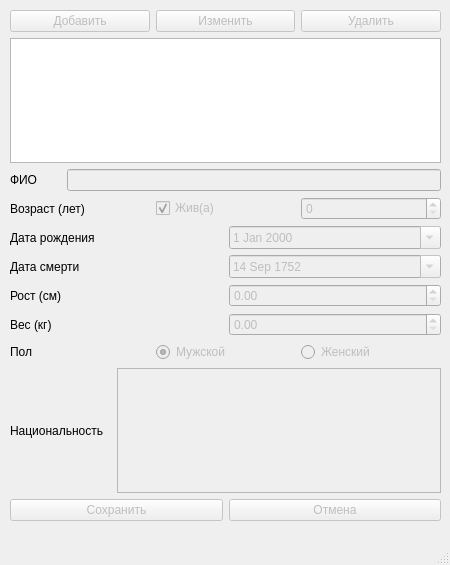
<?xml version="1.0" encoding="UTF-8"?>
<ui version="4.0">
 <class>MainWindow</class>
 <widget class="QMainWindow" name="MainWindow">
  <property name="geometry">
   <rect>
    <x>0</x>
    <y>0</y>
    <width>450</width>
    <height>565</height>
   </rect>
  </property>
  <property name="sizePolicy">
   <sizepolicy hsizetype="Fixed" vsizetype="Fixed">
    <horstretch>0</horstretch>
    <verstretch>0</verstretch>
   </sizepolicy>
  </property>
  <property name="minimumSize">
   <size>
    <width>450</width>
    <height>565</height>
   </size>
  </property>
  <property name="maximumSize">
   <size>
    <width>450</width>
    <height>565</height>
   </size>
  </property>
  <property name="windowTitle">
   <string>Картотека</string>
  </property>
  <widget class="QWidget" name="centralwidget">
   <widget class="QWidget" name="layoutWidget">
    <property name="geometry">
     <rect>
      <x>10</x>
      <y>10</y>
      <width>431</width>
      <height>511</height>
     </rect>
    </property>
    <layout class="QVBoxLayout" name="verticalLayout">
     <item>
      <layout class="QHBoxLayout" name="horizontalLayout_8">
       <item>
        <widget class="QPushButton" name="pushButton_new">
         <property name="enabled">
          <bool>false</bool>
         </property>
         <property name="text">
          <string>Добавить</string>
         </property>
        </widget>
       </item>
       <item>
        <widget class="QPushButton" name="pushButton_edit">
         <property name="enabled">
          <bool>false</bool>
         </property>
         <property name="text">
          <string>Изменить</string>
         </property>
        </widget>
       </item>
       <item>
        <widget class="QPushButton" name="pushButton_del">
         <property name="enabled">
          <bool>false</bool>
         </property>
         <property name="text">
          <string>Удалить</string>
         </property>
        </widget>
       </item>
      </layout>
     </item>
     <item>
      <widget class="QListWidget" name="listWidget_names"/>
     </item>
     <item>
      <layout class="QHBoxLayout" name="horizontalLayout">
       <item>
        <widget class="QLabel" name="label">
         <property name="minimumSize">
          <size>
           <width>51</width>
           <height>0</height>
          </size>
         </property>
         <property name="text">
          <string>ФИО</string>
         </property>
        </widget>
       </item>
       <item>
        <widget class="QLineEdit" name="lineEdit_name">
         <property name="enabled">
          <bool>false</bool>
         </property>
        </widget>
       </item>
      </layout>
     </item>
     <item>
      <layout class="QHBoxLayout" name="horizontalLayout_3">
       <item>
        <widget class="QLabel" name="label_3">
         <property name="minimumSize">
          <size>
           <width>51</width>
           <height>0</height>
          </size>
         </property>
         <property name="text">
          <string>Возраст (лет)</string>
         </property>
        </widget>
       </item>
       <item>
        <widget class="QCheckBox" name="checkBox_isAlive">
         <property name="enabled">
          <bool>false</bool>
         </property>
         <property name="text">
          <string>Жив(а)</string>
         </property>
         <property name="checked">
          <bool>true</bool>
         </property>
        </widget>
       </item>
       <item>
        <widget class="QSpinBox" name="spinBox_age">
         <property name="enabled">
          <bool>false</bool>
         </property>
         <property name="maximum">
          <number>200</number>
         </property>
        </widget>
       </item>
      </layout>
     </item>
     <item>
      <layout class="QHBoxLayout" name="horizontalLayout_6">
       <item>
        <widget class="QLabel" name="label_6">
         <property name="minimumSize">
          <size>
           <width>91</width>
           <height>0</height>
          </size>
         </property>
         <property name="text">
          <string>Дата рождения</string>
         </property>
        </widget>
       </item>
       <item>
        <widget class="QDateEdit" name="dateEdit_birth">
         <property name="enabled">
          <bool>false</bool>
         </property>
         <property name="frame">
          <bool>true</bool>
         </property>
         <property name="buttonSymbols">
          <enum>QAbstractSpinBox::UpDownArrows</enum>
         </property>
         <property name="showGroupSeparator" stdset="0">
          <bool>false</bool>
         </property>
         <property name="minimumDateTime">
          <datetime>
           <hour>0</hour>
           <minute>0</minute>
           <second>0</second>
           <year>1752</year>
           <month>9</month>
           <day>14</day>
          </datetime>
         </property>
         <property name="maximumTime">
          <time>
           <hour>22</hour>
           <minute>59</minute>
           <second>59</second>
          </time>
         </property>
         <property name="calendarPopup">
          <bool>true</bool>
         </property>
        </widget>
       </item>
      </layout>
     </item>
     <item>
      <layout class="QHBoxLayout" name="horizontalLayout_7">
       <item>
        <widget class="QLabel" name="label_7">
         <property name="minimumSize">
          <size>
           <width>91</width>
           <height>20</height>
          </size>
         </property>
         <property name="text">
          <string>Дата смерти</string>
         </property>
        </widget>
       </item>
       <item>
        <widget class="QDateEdit" name="dateEdit_death">
         <property name="enabled">
          <bool>false</bool>
         </property>
         <property name="wrapping">
          <bool>false</bool>
         </property>
         <property name="dateTime">
          <datetime>
           <hour>0</hour>
           <minute>0</minute>
           <second>0</second>
           <year>1752</year>
           <month>9</month>
           <day>14</day>
          </datetime>
         </property>
         <property name="calendarPopup">
          <bool>true</bool>
         </property>
        </widget>
       </item>
      </layout>
     </item>
     <item>
      <layout class="QHBoxLayout" name="horizontalLayout_2">
       <item>
        <widget class="QLabel" name="label_2">
         <property name="text">
          <string>Рост (см)</string>
         </property>
        </widget>
       </item>
       <item>
        <widget class="QDoubleSpinBox" name="doubleSpinBox_height">
         <property name="enabled">
          <bool>false</bool>
         </property>
         <property name="maximum">
          <double>300.000000000000000</double>
         </property>
        </widget>
       </item>
      </layout>
     </item>
     <item>
      <layout class="QHBoxLayout" name="horizontalLayout_4">
       <item>
        <widget class="QLabel" name="label_4">
         <property name="minimumSize">
          <size>
           <width>51</width>
           <height>0</height>
          </size>
         </property>
         <property name="text">
          <string>Вес (кг)</string>
         </property>
        </widget>
       </item>
       <item>
        <widget class="QDoubleSpinBox" name="doubleSpinBox_weight">
         <property name="enabled">
          <bool>false</bool>
         </property>
         <property name="maximum">
          <double>999.990000000000009</double>
         </property>
        </widget>
       </item>
      </layout>
     </item>
     <item>
      <layout class="QHBoxLayout" name="horizontalLayout_9">
       <item>
        <widget class="QLabel" name="label_8">
         <property name="text">
          <string>Пол</string>
         </property>
        </widget>
       </item>
       <item>
        <widget class="QRadioButton" name="radioButton_male">
         <property name="enabled">
          <bool>false</bool>
         </property>
         <property name="text">
          <string>Мужской</string>
         </property>
         <property name="checked">
          <bool>true</bool>
         </property>
        </widget>
       </item>
       <item>
        <widget class="QRadioButton" name="radioButton_female">
         <property name="enabled">
          <bool>false</bool>
         </property>
         <property name="text">
          <string>Женский</string>
         </property>
        </widget>
       </item>
      </layout>
     </item>
     <item>
      <layout class="QHBoxLayout" name="horizontalLayout_5">
       <item>
        <widget class="QLabel" name="label_5">
         <property name="minimumSize">
          <size>
           <width>101</width>
           <height>0</height>
          </size>
         </property>
         <property name="text">
          <string>Национальность</string>
         </property>
        </widget>
       </item>
       <item>
        <widget class="QListWidget" name="listWidget_nac">
         <property name="enabled">
          <bool>false</bool>
         </property>
        </widget>
       </item>
      </layout>
     </item>
     <item>
      <layout class="QHBoxLayout" name="horizontalLayout_10">
       <item>
        <widget class="QPushButton" name="pushButton_save">
         <property name="enabled">
          <bool>false</bool>
         </property>
         <property name="text">
          <string>Сохранить</string>
         </property>
        </widget>
       </item>
       <item>
        <widget class="QPushButton" name="pushButton_cansel">
         <property name="enabled">
          <bool>false</bool>
         </property>
         <property name="text">
          <string>Отмена</string>
         </property>
        </widget>
       </item>
      </layout>
     </item>
    </layout>
   </widget>
  </widget>
  <widget class="QMenuBar" name="menubar">
   <property name="geometry">
    <rect>
     <x>0</x>
     <y>0</y>
     <width>450</width>
     <height>21</height>
    </rect>
   </property>
  </widget>
  <widget class="QStatusBar" name="statusbar"/>
 </widget>
 <resources/>
 <connections/>
</ui>
